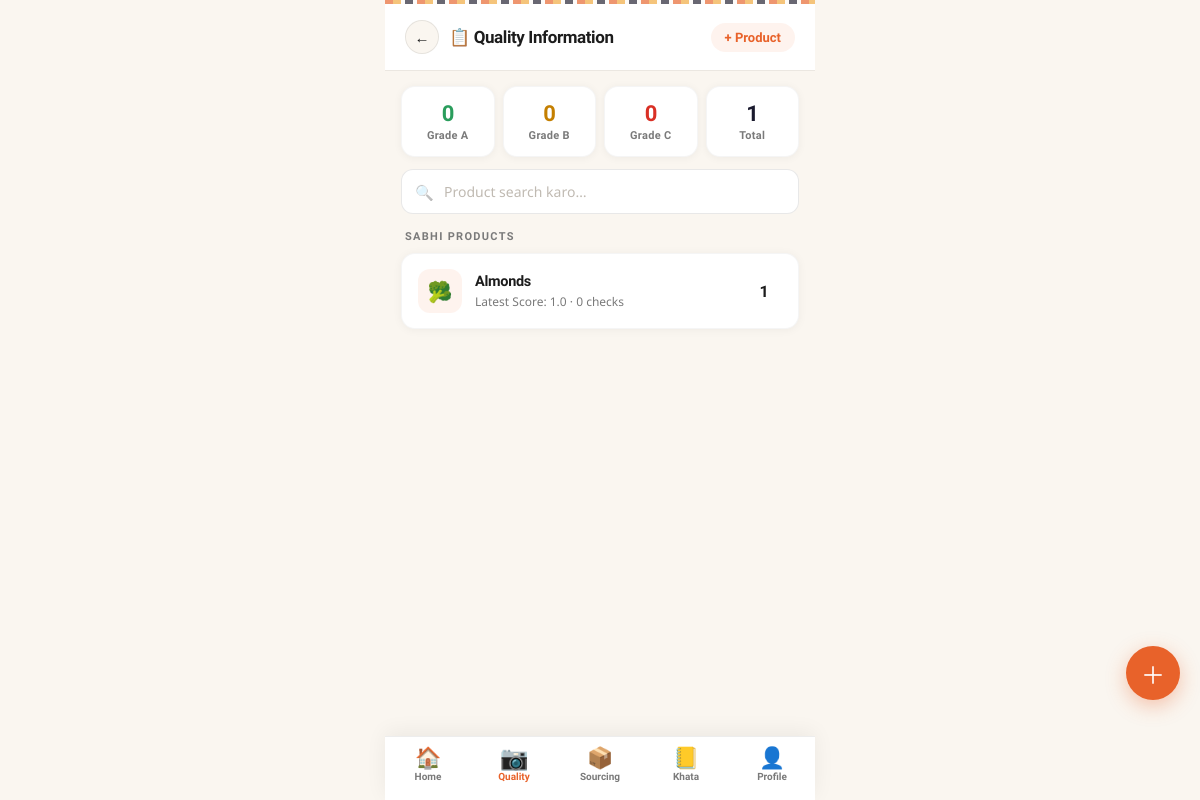
Page /quality/ on the committed database.
### quality_match/models.py (models this page shows, shortened)
class Product(models.Model):
    name = models.CharField(max_length=200)
    description = models.TextField(blank=True, null=True)

class QualityCheck(models.Model):
    RESULT_CHOICES = [
        ("GOOD", "Good"),
        ("ACCEPTABLE", "Acceptable"),
        ("REJECT", "Reject"),
    ]
    product = models.ForeignKey(Product, on_delete=models.CASCADE)
    uploaded_image = models.ImageField(upload_to="quality_checks/")
    match_score = models.FloatField(blank=True, null=True)
    result = models.CharField(max_length=20, choices=RESULT_CHOICES, blank=True, null=True)
    ai_response = models.JSONField(blank=True, null=True)
    created_at = models.DateTimeField(auto_now_add=True)
    score = models.FloatField()
    grade = models.CharField(max_length=2)

### quality/views.py (the view)
# urls.py: path('', views.quality_home, name='quality_home'),
def quality_home(request):
    products = Product.objects.all()
    data = []
    for p in products:
        last_check = QualityCheck.objects.filter(product=p).order_by('-created_at').first()
        data.append({
            "product": p,
            "score": last_check.score if last_check else 0,
            "grade": last_check.grade if last_check else "-"
        })
    return render(request, "quality/home.html", {"data": data})

### quality/templates/quality/home.html (shortened to what this page needs)
<!DOCTYPE html>
<html lang="en">
<head>
</head>
<body>
<div class="header">
  <div class="header-left">
    <a href="/dashboard/" class="back-btn">←</a>
    <div class="page-title">📋 Quality Information</div>
  </div>
  <a href="/quality/add/" class="header-action">+ Product</a>
</div>
<div class="grade-strip">
  <div class="grade-tile">
    <div class="gt-num gt-num-a">{{grade_a_count|default:"0"}}</div>
    <div class="gt-label">Grade A</div>
  </div>
  <div class="grade-tile">
    <div class="gt-num gt-num-b">{{grade_b_count|default:"0"}}</div>
    <div class="gt-label">Grade B</div>
  </div>
  <div class="grade-tile">
    <div class="gt-num gt-num-c">{{grade_c_count|default:"0"}}</div>
    <div class="gt-label">Grade C</div>
  </div>
  <div class="grade-tile">
    <div class="gt-num" style="color:var(--indigo)">{{data|length}}</div>
    <div class="gt-label">Total</div>
  </div>
</div>
<div class="search-wrap">
  <form method="GET">
    <div class="search-inner">
      <span class="search-icon">🔍</span>
      <input type="text" name="q" placeholder="Product search karo…">
    </div>
  </form>
</div>
<div class="section-label">Sabhi Products</div>
{% for item in data %}
<a href="/quality/{{item.product.id}}/" class="product-card" style="animation-delay:{{ forloop.counter0 }}0ms">
  <div class="product-icon">🥦</div>
  <div class="product-info">
    <div class="product-name">{{item.product.name}}</div>
    <div class="product-meta">Latest Score: {{item.score}} · {{item.check_count|default:"0"}} checks</div>
  </div>
  <div class="grade-badge grade-{{item.grade}}">{{item.grade}}</div>
</a>
{% empty %}
<div class="empty-state">
  <div class="empty-icon">📋</div>
  <div class="empty-title">Koi product nahi</div>
</div>
{% endfor %}
<a href="/quality/add/" class="fab">＋</a>
<nav class="bottom-nav">
  <a href="/dashboard/" class="nav-item"><div class="nav-icon">🏠</div><div class="nav-label">Home</div></a>
  <a href="/quality/" class="nav-item active"><div class="nav-icon">📷</div><div class="nav-label">Quality</div></a>
  <a href="/sourcing/" class="nav-item"><div class="nav-icon">📦</div><div class="nav-label">Sourcing</div></a>
  <a href="/khata/" class="nav-item"><div class="nav-icon">📒</div><div class="nav-label">Khata</div></a>
  <a href="/profile/" class="nav-item"><div class="nav-icon">👤</div><div class="nav-label">Profile</div></a>
</nav>
</body>
</html>

### quality/templates/quality/home.html (style rules this page uses)
:root { --saffron:#E8622A;--turmeric:#F2A93B;--cream:#FAF6F0;--cream-dark:#F0E9DF;--indigo:#1A1A2E;--text:#1C1C1C;--text-muted:#7A7A7A;--white:#FFFFFF;--green:#2A9D5C;--green-light:rgba(42,157,92,.1);--amber:#C47F00;--amber-light:rgba(242,169,59,.12);--red:#D93025;--red-light:rgba(217,48,37,.08);--radius:18px }
* { margin:0;padding:0;box-sizing:border-box;-webkit-tap-highlight-color:transparent }
body { font-family:'Noto Sans',sans-serif;background:var(--cream);color:var(--text);max-width:430px;margin:0 auto;min-height:100vh;padding-bottom:90px }
.header { padding:16px 20px;background:var(--white);display:flex;align-items:center;justify-content:space-between;box-shadow:0 1px 0 rgba(0,0,0,.06);position:sticky;top:0;z-index:100 }
.header-left { display:flex;align-items:center;gap:10px }
.back-btn { width:34px;height:34px;border-radius:50%;background:var(--cream);border:1.5px solid rgba(0,0,0,.08);display:flex;align-items:center;justify-content:center;text-decoration:none;color:var(--text);font-size:15px;flex-shrink:0;transition:all .15s }
.page-title { font-family:'Sora',sans-serif;font-size:17px;font-weight:800;color:var(--text);letter-spacing:-.4px }
.header-action { font-family:'Sora',sans-serif;font-size:13px;font-weight:700;color:var(--saffron);text-decoration:none;padding:7px 14px;background:rgba(232,98,42,.08);border-radius:50px;transition:all .15s }
.grade-strip { margin:16px 16px 0;display:flex;gap:8px;animation:fadeUp .45s ease both }
.grade-tile { flex:1;background:var(--white);border-radius:14px;padding:14px 10px;text-align:center;box-shadow:0 1px 8px rgba(0,0,0,.05);border:1px solid rgba(0,0,0,.04) }
.gt-num { font-family:'Sora',sans-serif;font-size:22px;font-weight:800;letter-spacing:-.5px }
.gt-num-a { color:var(--green) }
.gt-num-b { color:var(--amber) }
.gt-num-c { color:var(--red) }
.gt-label { font-size:11px;font-weight:600;font-family:'Sora',sans-serif;margin-top:3px;color:var(--text-muted);letter-spacing:.3px }
.search-wrap { padding:12px 16px 0;animation:fadeUp .4s .05s ease both }
.search-inner { position:relative }
.search-icon { position:absolute;left:14px;top:50%;transform:translateY(-50%);font-size:15px;opacity:.4;pointer-events:none }
.search-inner input { width:100%;padding:12px 14px 12px 42px;border:1.5px solid rgba(0,0,0,.09);border-radius:12px;font-family:'Noto Sans',sans-serif;font-size:14px;color:var(--text);background:var(--white);outline:none;-webkit-appearance:none;transition:border-color .18s }
.search-inner input::placeholder { color:#C0BAB2 }
.section-label { font-family:'Sora',sans-serif;font-size:11px;font-weight:700;letter-spacing:1.3px;text-transform:uppercase;color:var(--text-muted);padding:16px 20px 10px }
.product-card { background:var(--white);margin:0 16px 9px;padding:15px 16px;border-radius:14px;display:flex;align-items:center;gap:13px;box-shadow:0 1px 10px rgba(0,0,0,.05);border:1px solid rgba(0,0,0,.04);text-decoration:none;color:inherit;transition:transform .15s;animation:fadeUp .4s ease both }
.product-icon { width:44px;height:44px;border-radius:12px;background:rgba(232,98,42,.08);display:flex;align-items:center;justify-content:center;font-size:20px;flex-shrink:0 }
.product-info { flex:1 }
.product-name { font-family:'Sora',sans-serif;font-size:14.5px;font-weight:700;color:var(--text);letter-spacing:-.3px }
.product-meta { font-size:12px;color:var(--text-muted);margin-top:3px }
.grade-badge { width:36px;height:36px;border-radius:10px;display:flex;align-items:center;justify-content:center;font-family:'Sora',sans-serif;font-size:16px;font-weight:900;flex-shrink:0 }
.fab { position:fixed;bottom:100px;right:20px;width:54px;height:54px;border-radius:50%;background:var(--saffron);display:flex;align-items:center;justify-content:center;font-size:24px;color:white;text-decoration:none;box-shadow:0 6px 20px rgba(232,98,42,.35);z-index:99;transition:all .18s }
.bottom-nav { position:fixed;bottom:0;left:50%;transform:translateX(-50%);width:100%;max-width:430px;background:var(--white);border-top:1px solid rgba(0,0,0,.07);display:flex;padding:10px 0 18px;z-index:100;box-shadow:0 -4px 20px rgba(0,0,0,.06) }
.nav-item { flex:1;display:flex;flex-direction:column;align-items:center;gap:3px;text-decoration:none;transition:all .15s }
.nav-icon { font-size:21px;line-height:1 }
.nav-label { font-family:'Sora',sans-serif;font-size:10px;font-weight:600;color:var(--text-muted) }
.nav-item.active .nav-label { color:var(--saffron) }
.nav-item.active .nav-icon { transform:scale(1.1) }

### rows in the picture
Product: product.name "Almonds", score "1.0", check_count "0", grade "1"

### other values in the picture
{{ grade_a_count|default:"0" }} "0"
{{ grade_b_count|default:"0" }} "0"
{{ grade_c_count|default:"0" }} "0"
{{ data|length }} "1"
